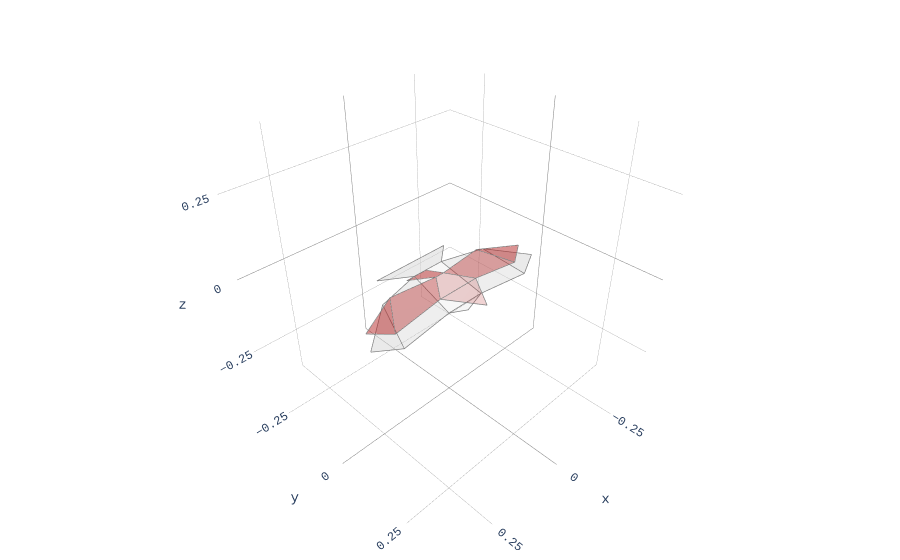

Write notebook code for a chart like this one.
### Markdown cell above
## Transform Hawk to Target Species

> **§15.2 — Transformation to Different Morphologies**

For each marker, a piecewise linear transformation combines rotation and scaling:

$$T_i = s_i R_i$$

where $s_i$ is the ratio of target-to-source marker norms and $R_i$ is a Rodrigues rotation matrix aligning the two markers. The scaling factor is:

$$s_i = \frac{\|\mathbf{m}_i^{(\text{target})}\|}{\|\mathbf{m}_i^{(\text{hawk})}\|}$$

The rotation angle is:

$$\theta_i = \cos^{-1} \left( \frac{\mathbf{m}_i^{(\text{hawk})} \cdot \mathbf{m}_i^{(\text{target})}}{\|\mathbf{m}_i^{(\text{hawk})}\| \|\mathbf{m}_i^{(\text{target})}\|} \right)$$

These per-marker transformations are assembled into a block-diagonal matrix $T$.

**Tail droop correction (`tail_z_override = -0.05`):** After transformation, the tail-tip z-coordinate is overridden to −0.05 m. Cadaver-derived tail positions tend to droop downwards relative to live birds in flight; this manual correction sets the tail tip to a biologically plausible elevation. The value was chosen by visual inspection of the animated result.

### Code cell
# Select a target species (change index to explore different species)
from morphing_birds.plotting.plotly_plots import plot_plotly_compare

species_idx = 30
species_row = merged_df.iloc[species_idx]
species_name = species_row['species_common']
neck_length = species_row['neck_length_cm']
head_length = species_row['head_length_cm']
print(f"Target species: {species_name}")
print(f"Neck: {neck_length:.1f} cm, Head: {head_length:.1f} cm")

# Transform hawk to target species
approx_bird3d, target_bird3d, transformation_matrix = transform_hawk_to_species(
    hawk3d, species_idx, merged_df
)

# Prepare long-necked bird (modifies hood, returns neck polygon or None)
neck_trace = prepare_long_neck_bird(
    approx_bird3d, neck_length, head_length, colour='firebrick'
)

# Visualise comparison: hawk (red) vs transformed species (blue)
fig = plot_plotly_compare([hawk3d,approx_bird3d], colours=['lightgrey', 'firebrick'])

# Add neck polygon if this is a long-necked species
if neck_trace is not None:
    fig.add_trace(neck_trace)
    
fig.show()

### Figure 1 — Plotly figure (JSON) as saved in the notebook; plotly's stock layout.template omitted (floating-point values rounded to 4 significant figures)
{"data": [{"color": "lightgrey", "hoverinfo": "none", "opacity": 0.5, "type": "mesh3d", "x": [-0.2977, -0.2242, -0.1848], "y": [0.0377, 0.07329, -0.04977], "z": [-0.04206, -0.05478, -0.01064]}, {"hoverinfo": "name", "line": {"color": "grey", "width": 1.5}, "mode": "lines", "name": "left_handwing lightgrey", "type": "scatter3d", "x": [-0.2977, -0.2242, -0.1848, -0.2977], "y": [0.0377, 0.07329, -0.04977, 0.0377], "z": [-0.04206, -0.05478, -0.01064, -0.04206]}, {"color": "lightgrey", "hoverinfo": "none", "opacity": 0.5, "type": "mesh3d", "x": [0.2977, 0.2242, 0.1848], "y": [0.0377, 0.07329, -0.04977], "z": [-0.04206, -0.05478, -0.01064]}, {"hoverinfo": "name", "line": {"color": "grey", "width": 1.5}, "mode": "lines", "name": "right_handwing lightgrey", "type": "scatter3d", "x": [0.2977, 0.2242, 0.1848, 0.2977], "y": [0.0377, 0.07329, -0.04977, 0.0377], "z": [-0.04206, -0.05478, -0.01064, -0.04206]}, {"color": "lightgrey", "hoverinfo": "none", "opacity": 0.4, "type": "mesh3d", "x": [-0.2242, -0.1848, -0.05, -0.06], "y": [0.07329, -0.04977, -0.08, 0.06], "z": [-0.05478, -0.01064, -0.005, -0.045]}, {"hoverinfo": "name", "line": {"color": "grey", "width": 1.5}, "mode": "lines", "name": "left_armwing lightgrey", "type": "scatter3d", "x": [-0.2242, -0.1848, -0.05, -0.06, -0.2242], "y": [0.07329, -0.04977, -0.08, 0.06, 0.07329], "z": [-0.05478, -0.01064, -0.005, -0.045, -0.05478]}, {"color": "lightgrey", "hoverinfo": "none", "opacity": 0.4, "type": "mesh3d", "x": [0.2242, 0.1848, 0.05, 0.06], "y": [0.07329, -0.04977, -0.08, 0.06], "z": [-0.05478, -0.01064, -0.005, -0.045]}, {"hoverinfo": "name", "line": {"color": "grey", "width": 1.5}, "mode": "lines", "name": "right_armwing lightgrey", "type": "scatter3d", "x": [0.2242, 0.1848, 0.05, 0.06, 0.2242], "y": [0.07329, -0.04977, -0.08, 0.06, 0.07329], "z": [-0.05478, -0.01064, -0.005, -0.045, -0.05478]}, {"color": "lightgrey", "hoverinfo": "none", "opacity": 0.2, "type": "mesh3d", "x": [0.06, -0.06, -0.05, 0.05], "y": [0.06, 0.06, -0.08, -0.08], "z": [-0.045, -0.045, -0.005, -0.005]}, {"hoverinfo": "name", "line": {"color": "grey", "width": 1.5}, "mode": "lines", "name": "body lightgrey", "type": "scatter3d", "x": [0.06, -0.06, -0.05, 0.05, 0.06], "y": [0.06, 0.06, -0.08, -0.08, 0.06], "z": [-0.045, -0.045, -0.005, -0.005, -0.045]}, {"color": "lightgrey", "hoverinfo": "none", "opacity": 0.2, "type": "mesh3d", "x": [0.06, 3.743e-05, -0.06], "y": [0.06, 0.0705, 0.06], "z": [-0.045, -0.0617, -0.045]}, {"hoverinfo": "name", "line": {"color": "grey", "width": 1.5}, "mode": "lines", "name": "head lightgrey", "type": "scatter3d", "x": [0.06, 3.743e-05, -0.06, 0.06], "y": [0.06, 0.0705, 0.06, 0.06], "z": [-0.045, -0.0617, -0.045, -0.045]}, {"color": "lightgrey", "hoverinfo": "none", "opacity": 0.5, "type": "mesh3d", "x": [0.124, -0.124, -0.05, 0.05], "y": [-0.146, -0.146, -0.08, -0.08], "z": [-0.0158, -0.0158, -0.005, -0.005]}, {"hoverinfo": "name", "line": {"color": "grey", "width": 1.5}, "mode": "lines", "name": "tail lightgrey", "type": "scatter3d", "x": [0.124, -0.124, -0.05, 0.05, 0.124], "y": [-0.146, -0.146, -0.08, -0.08, -0.146], "z": [-0.0158, -0.0158, -0.005, -0.005, -0.0158]}, {"color": "firebrick", "hoverinfo": "none", "opacity": 0.5, "type": "mesh3d", "x": [-0.2805, -0.2213, -0.1592], "y": [0.001172, 0.03879, -0.05124], "z": [-0.01846, -0.03198, -0.0027]}, {"hoverinfo": "name", "line": {"color": "grey", "width": 1.5}, "mode": "lines", "name": "left_handwing firebrick", "type": "scatter3d", "x": [-0.2805, -0.2213, -0.1592, -0.2805], "y": [0.001172, 0.03879, -0.05124, 0.001172], "z": [-0.01846, -0.03198, -0.0027, -0.01846]}, {"color": "firebrick", "hoverinfo": "none", "opacity": 0.5, "type": "mesh3d", "x": [0.2805, 0.2213, 0.1592], "y": [0.001172, 0.03879, -0.05124], "z": [-0.01846, -0.03198, -0.0027]}, {"hoverinfo": "name", "line": {"color": "grey", "width": 1.5}, "mode": "lines", "name": "right_handwing firebrick", "type": "scatter3d", "x": [0.2805, 0.2213, 0.1592, 0.2805], "y": [0.001172, 0.03879, -0.05124, 0.001172], "z": [-0.01846, -0.03198, -0.0027, -0.01846]}, {"color": "firebrick", "hoverinfo": "none", "opacity": 0.4, "type": "mesh3d", "x": [-0.2213, -0.1592, -0.0139, -0.0655], "y": [0.03879, -0.05124, -0.03463, 0.03463], "z": [-0.03198, -0.0027, -0.0027, -0.01152]}, {"hoverinfo": "name", "line": {"color": "grey", "width": 1.5}, "mode": "lines", "name": "left_armwing firebrick", "type": "scatter3d", "x": [-0.2213, -0.1592, -0.0139, -0.0655, -0.2213], "y": [0.03879, -0.05124, -0.03463, 0.03463, 0.03879], "z": [-0.03198, -0.0027, -0.0027, -0.01152, -0.03198]}, {"color": "firebrick", "hoverinfo": "none", "opacity": 0.4, "type": "mesh3d", "x": [0.2213, 0.1592, 0.0139, 0.0655], "y": [0.03879, -0.05124, -0.03463, 0.03463], "z": [-0.03198, -0.0027, -0.0027, -0.01152]}, {"hoverinfo": "name", "line": {"color": "grey", "width": 1.5}, "mode": "lines", "name": "right_armwing firebrick", "type": "scatter3d", "x": [0.2213, 0.1592, 0.0139, 0.0655, 0.2213], "y": [0.03879, -0.05124, -0.03463, 0.03463, 0.03879], "z": [-0.03198, -0.0027, -0.0027, -0.01152, -0.03198]}, {"color": "firebrick", "hoverinfo": "none", "opacity": 0.2, "type": "mesh3d", "x": [0.0655, -0.0655, -0.0139, 0.0139], "y": [0.03463, 0.03463, -0.03463, -0.03463], "z": [-0.01152, -0.01152, -0.0027, -0.0027]}, {"hoverinfo": "name", "line": {"color": "grey", "width": 1.5}, "mode": "lines", "name": "body firebrick", "type": "scatter3d", "x": [0.0655, -0.0655, -0.0139, 0.0139, 0.0655], "y": [0.03463, 0.03463, -0.03463, -0.03463, 0.03463], "z": [-0.01152, -0.01152, -0.0027, -0.0027, -0.01152]}, {"color": "firebrick", "hoverinfo": "none", "opacity": 0.2, "type": "mesh3d", "x": [0.0655, 0.0, -0.0655], "y": [0.03463, 0.135, 0.03463], "z": [-0.01152, -0.01152, -0.01152]}, {"hoverinfo": "name", "line": {"color": "grey", "width": 1.5}, "mode": "lines", "name": "head firebrick", "type": "scatter3d", "x": [0.0655, 0.0, -0.0655, 0.0655], "y": [0.03463, 0.135, 0.03463, 0.03463], "z": [-0.01152, -0.01152, -0.01152, -0.01152]}, {"color": "firebrick", "hoverinfo": "none", "opacity": 0.5, "type": "mesh3d", "x": [0.036, -0.036, -0.0139, 0.0139], "y": [-0.1276, -0.1276, -0.03463, -0.03463], "z": [-0.05, -0.05, -0.0027, -0.0027]}, {"hoverinfo": "name", "line": {"color": "grey", "width": 1.5}, "mode": "lines", "name": "tail firebrick", "type": "scatter3d", "x": [0.036, -0.036, -0.0139, 0.0139, 0.036], "y": [-0.1276, -0.1276, -0.03463, -0.03463, -0.1276], "z": [-0.05, -0.05, -0.0027, -0.0027, -0.05]}], "layout": {"font": {"family": "Andale Mono, Courier New, sans-serif"}, "margin": {"b": 10, "l": 10, "r": 10, "t": 10}, "scene": {"aspectmode": "cube", "aspectratio": {"x": 1, "y": 1, "z": 1}, "xaxis": {"backgroundcolor": "white", "dtick": 0.25, "gridcolor": "grey", "gridwidth": 0.5, "range": [-0.3927, 0.3927], "showbackground": true, "tick0": 0, "zerolinecolor": "grey"}, "yaxis": {"backgroundcolor": "white", "dtick": 0.25, "gridcolor": "grey", "gridwidth": 0.5, "range": [-0.389, 0.3964], "showbackground": true, "tick0": 0, "zerolinecolor": "grey"}, "zaxis": {"backgroundcolor": "white", "dtick": 0.25, "gridcolor": "grey", "gridwidth": 0.5, "range": [-0.3927, 0.3927], "showbackground": true, "tick0": 0, "zerolinecolor": "grey"}}, "showlegend": false}}
